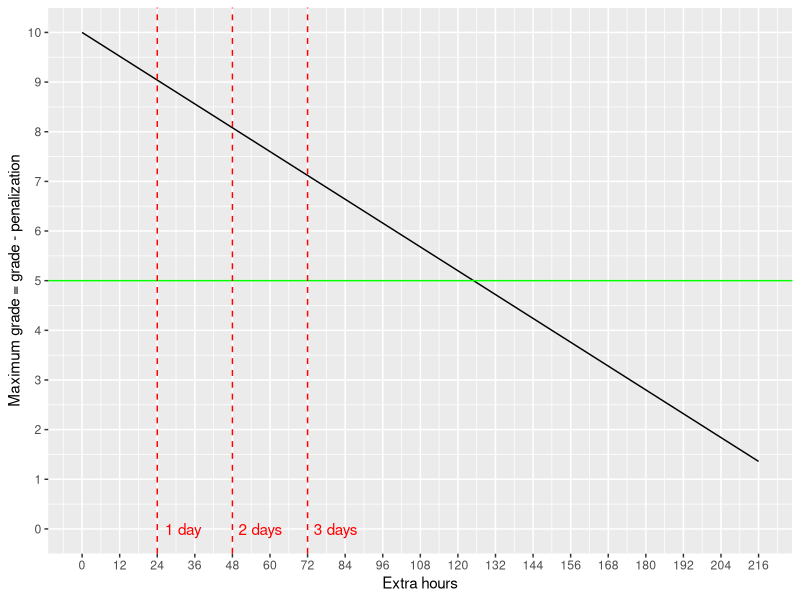

Generate this figure with R:
## ---- chunk 1
knitr::opts_chunk$set(
  collapse = TRUE,
  comment = "#>",
  fig.path = ""
)
options(width = 80)
## ---- chunk 2
# Requires lubridate
# install.packages("lubridate")
library(lubridate)

# Continuous discounting, each extra hour penalizes with -0.04 points
penalization <- function(date, deadline) {
  
  stopifnot(is.POSIXct(date) & is.POSIXct(deadline))
  as.numeric(date - deadline, "hours") * 0.04
  
}

# The discount graph
library(ggplot2)
deadline <- ymd_hms("2017-12-31 23:59:59")
hours <- seq(0, 216, by = 1)
penaliz <- penalization(date = deadline + duration(hours, units = "hours"), 
                        deadline = deadline)
df <- data.frame(hours = hours, max_grade = pmax(10 - penaliz, 0))
ggplot(data = df, mapping = aes(x = hours, y = max_grade)) +
  geom_line() + geom_hline(yintercept = 5, color = "green") +
  geom_vline(xintercept = c(24, 48, 72), color = "red", lty = 2) + 
  xlab("Extra hours") + ylab("Maximum grade = grade - penalization") +
  annotate("text", label = c("1 day ", "2 days", "3 days"), 
           x = c(24, 48, 72) + 9, y = 0, colour = "red") + 
  scale_x_continuous(breaks = seq(0, 216, by = 12)) +
  scale_y_continuous(breaks = 0:10)
